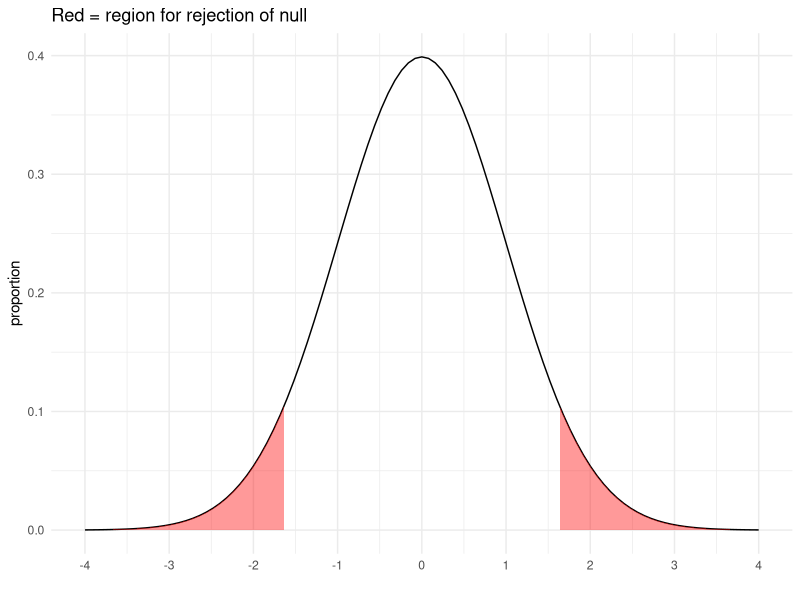
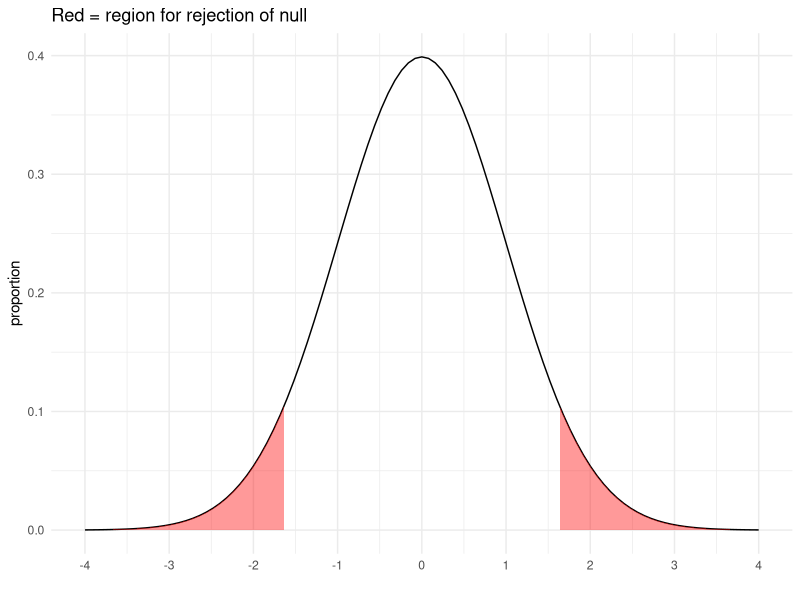

Reproduce these figures in R, in order.
## ---- chunk 1
knitr::opts_chunk$set(echo = TRUE)

library(tidyverse)
## ---- chunk 2
primes <- c( 10.1, 9.3, 9.2, 10.2, 9.3, 9.6, 9.4, 8.8)
## ---- chunk 3


## ---- chunk 4

ggplot(data = data.frame(x = c(-4, 4)), aes(x)) +
  stat_function(fun = dnorm, n = 101, args = list(mean = 0, sd = 1))+
  geom_area(stat = 'function', fun = dnorm, args = list(mean = 0, sd = 1), fill = "red", alpha = 0.4, xlim = c(-4, -1.64))+ # modify the xlim argument 
  geom_area(stat = 'function', fun = dnorm, args = list(mean = 0, sd = 1), fill = "red", alpha = 0.4, xlim = c(1.64, 4))+ # modify the xlim argument
  scale_x_continuous(breaks = seq(-4,4,1))+ labs(x = "", y = "proportion")+
  theme_minimal()+
  ggtitle("Red = region for rejection of null")


## ---- chunk 5


## ---- chunk 6

## ---- chunk 7


## ---- chunk 8


## ---- chunk 9

ggplot(data = data.frame(x = c(-4, 4)), aes(x)) +
  stat_function(fun = dnorm, n = 101, args = list(mean = 0, sd = 1))+
  geom_area(stat = 'function', fun = dnorm, args = list(mean = 0, sd = 1), fill = "red", alpha = 0.4, xlim = c(-4, -1.64))+ # modify the xlim argument 
  geom_area(stat = 'function', fun = dnorm, args = list(mean = 0, sd = 1), fill = "red", alpha = 0.4, xlim = c(1.64, 4))+ # modify the xlim argument
  scale_x_continuous(breaks = seq(-4,4,1))+ labs(x = "", y = "proportion")+
  theme_minimal()+
  ggtitle("Red = region for rejection of null")


## ---- chunk 10


## ---- chunk 11

## ---- chunk 12


